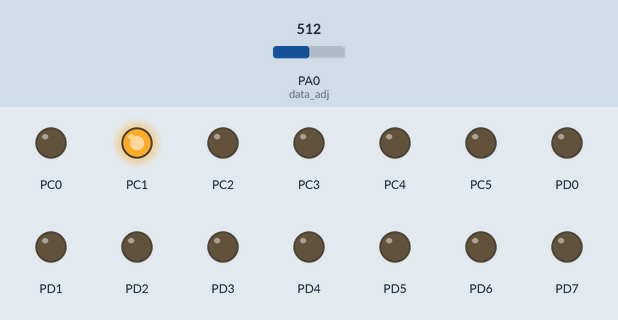
This program was run on a simulated ATmega32, built with avr-gcc and emulated at 1 MHz. Parts: output pins drawn as LEDs (lit = HIGH). The inputs (shaded band) are chosen by the test bench; at power-on: PA0 (data_adj) = 512.

Above: at 1.2 s.
1.3 s: PA0 (data_adj) set to 716
At 2.5 s:
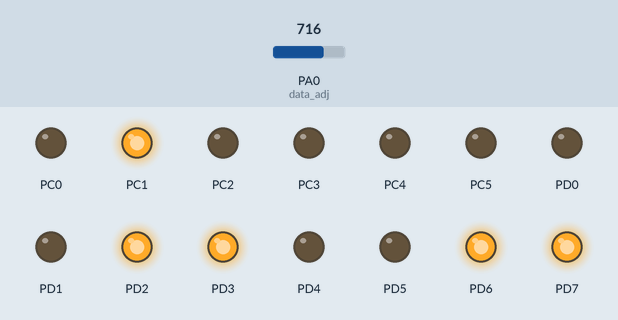
2.8 s: PA0 (data_adj) set to 900
At 3.6 s:
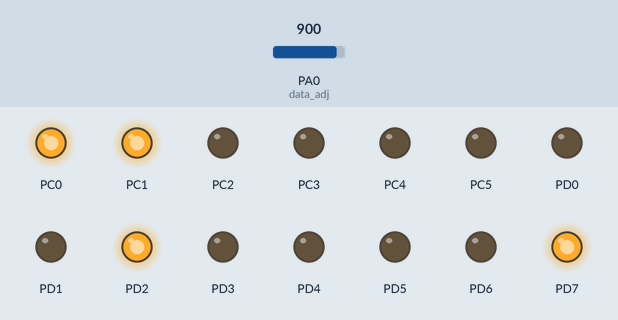
4.3 s: PA0 (data_adj) set to 1023
At 4.7 s:
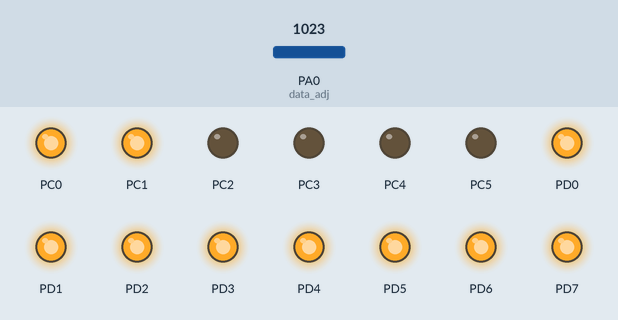
5.8 s: PA0 (data_adj) set to 511
At 7.0 s:
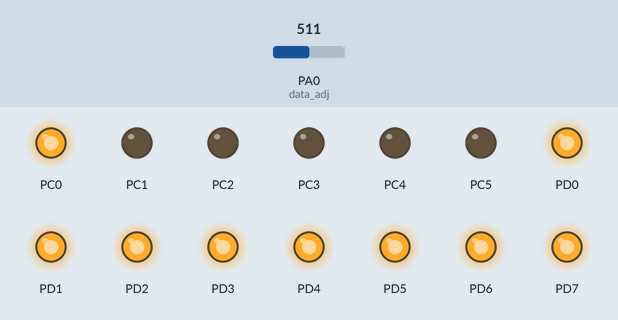
7.3 s: PA0 (data_adj) set to 306
At 8.3 s:
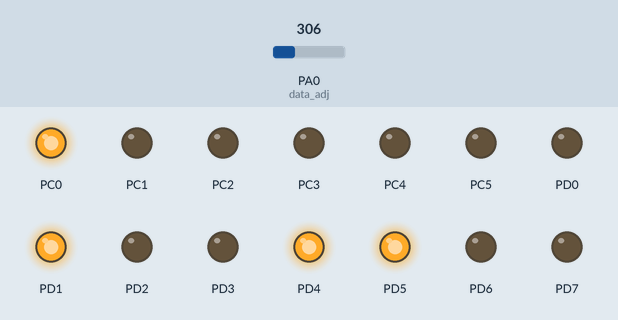
Timing chart, 0 to 9.8 s (numbered marks = the images above; inputs shaded):
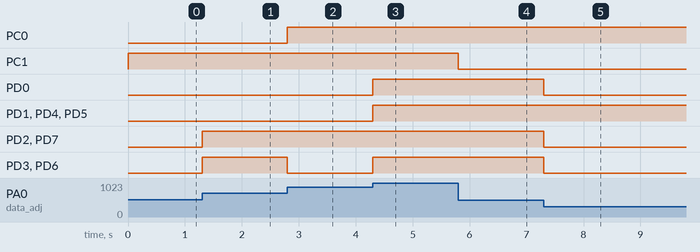

Measured:
- after the input at 1.3 s, PD2, PD3, PD6, PD7: LOW → HIGH at once
- after the input at 2.8 s, PC0: LOW → HIGH at once; PD3, PD6: HIGH → LOW at once
- after the input at 4.3 s, PD0, PD1, PD3–6: LOW → HIGH at once
- after the input at 5.8 s, PC1: HIGH → LOW at once
- after the input at 7.3 s, PD0, PD2, PD3, PD6, PD7: HIGH → LOW at once

The program:

main.c
```c
/*
 * main.c
 *
 *  Created on: 4 Jan 2023
 *      Author: MAshr
 */


#include <avr/io.h>
#include "ADC.h"

int main (void ){

ADC_config config ;

config.CH = ADC_ch0 ;
config.data_adj = Right ;
config.interrupt = off ;
config.mode = single ;
config.prescaler = prescaler_128 ;
config.ref =external ;

MCAL_ADC_Init(&config) ;

DDRC = 0xFF ;
DDRD = 0xFF ;

uint16_t reading =0 ;
	while (1){
    reading = MCAL_ADC_GetRead() ;

    PORTD = (uint8_t)reading ;
    PORTC = (uint8_t)(reading>>8) ;

	}


return 0 ;
}
```

ADC.c
```c
/*
 * ADC.c
 *
 *  Created on: 4 Jan 2023
 *      Author: MAshr
 */

#include "ADC.h"

void MCAL_ADC_Init(ADC_config * config) {
	ADCSRA |= (1<<ADEN) ; // Enable ADC

	ADCSRA |= config->prescaler ; // set pre_scaler

	DDRA &= ~(1<<config->CH) ; //set channel as input

	ADCSRA |= ( config->interrupt << ADIE) ;
	ADCSRA |= ( config->mode << ADATE) ;
	ADMUX|=(config->data_adj << ADLAR) ;
	ADMUX|= ((config->ref)<<REFS0) ;
	ADMUX|= config->CH ;

}


uint16_t MCAL_ADC_GetRead(void) {
	ADCSRA|= ( 1 << ADSC) ;

	while (!(ADCSRA&(1<<ADIF))) ;

	return ADC ;

}
```

ADC.h
```c
/*
 * ADC.h
 *
 *  Created on: 4 Jan 2023
 *      Author: MAshr
 */

#ifndef ADC_H_
#define ADC_H_


#include <stdint.h>
#include <avr/io.h>
typedef enum {
	ADC_ch0 ,
	ADC_ch1 ,
	ADC_ch2 ,
	ADC_ch3 ,
	ADC_ch4 ,
	ADC_ch5 ,
	ADC_ch6 ,
	ADC_ch7
}ADC_channel;

typedef enum {
single ,
free_run
}ADC_Mode;

typedef enum {
Right  ,
left
}ADC_Data_Adj;

typedef enum {
off  ,
on
}ADC_Interrupt;

typedef enum {
prescaler_2 = 1 ,
prescaler_4 ,
prescaler_8 ,
prescaler_16 ,
prescaler_32 ,
prescaler_64 ,
prescaler_128 ,
}ADC_Prescaler;

typedef enum {
external = 1  ,
internal = 3
}ADC_Ref;

typedef struct {

	ADC_channel CH ;
	ADC_Mode mode ;
	ADC_Data_Adj data_adj ;
	ADC_Interrupt interrupt  ;
	ADC_Prescaler prescaler ;
	ADC_Ref ref ;


}ADC_config;


void MCAL_ADC_Init(ADC_config * config) ;
uint16_t MCAL_ADC_GetRead(void) ;

#endif /* ADC_H_ */
```
